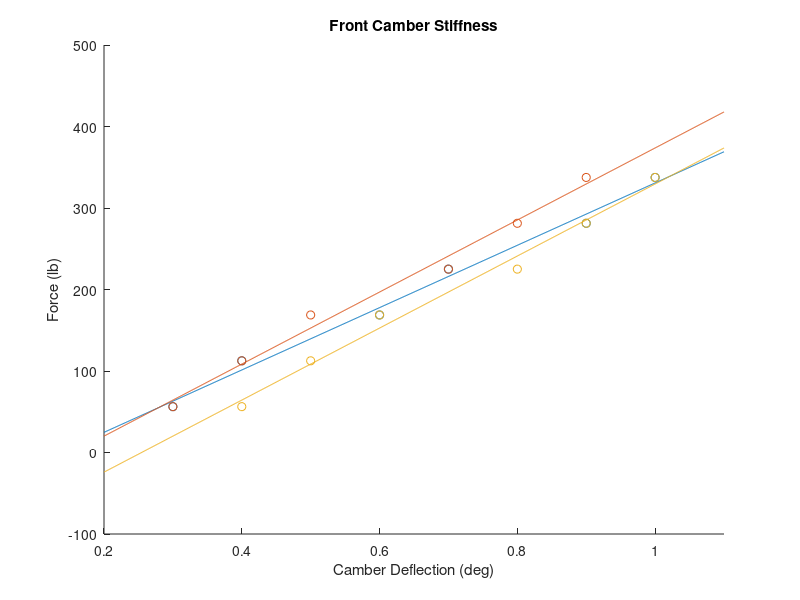
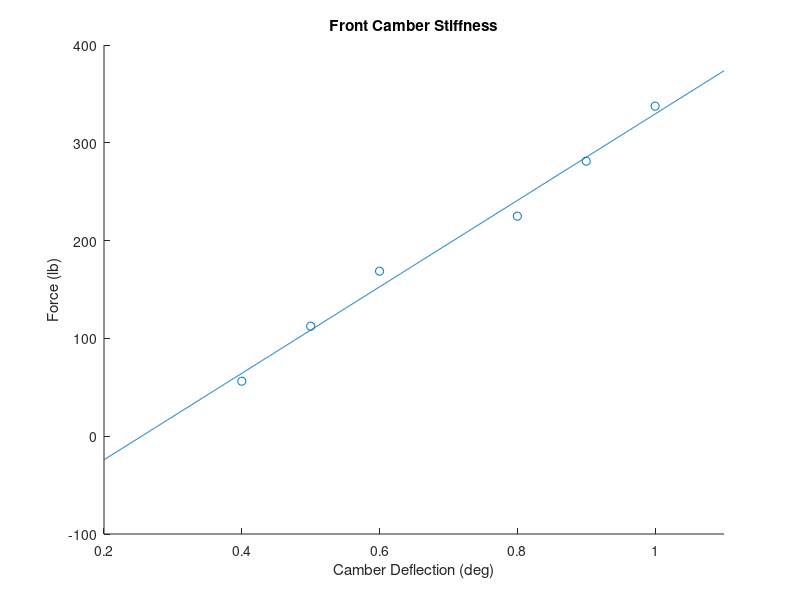
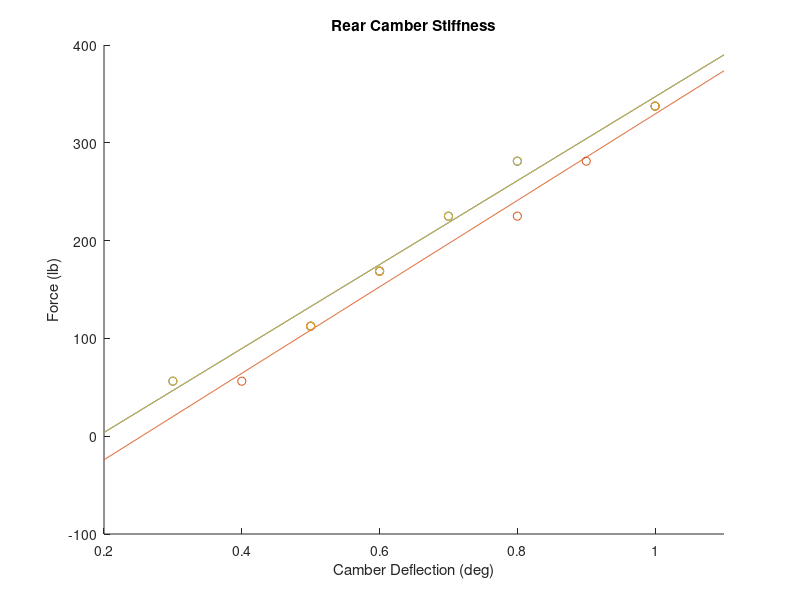
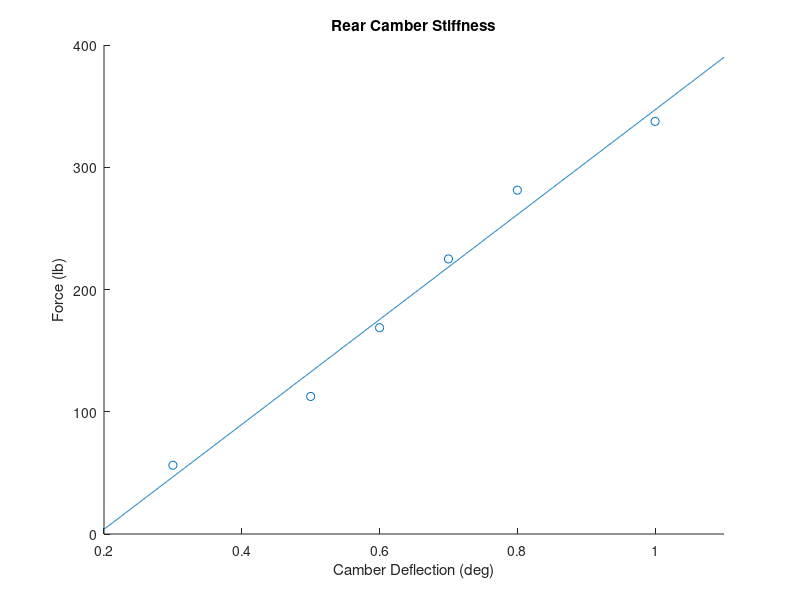

Here is the MATLAB script that generated these plots, in order:
clear all;close all;clc

%% Front Camber

% columns: force (lb), dial indicator, camber gauge (deg)
front_camber = {[50	0.069	0.3
100	0.111	0.4
150	0.142	0.6
200	0.19	0.7
250	0.21	0.9
300	0.24	1],...
[50	0.085	0.3
100	0.11	0.4
150	0.149	0.5
200	0.181	0.7
250	0.214	0.8
300	0.242	0.9],...
[50	0.08	0.4
100	0.124	0.5
150	0.14	0.6
200	0.171	0.8
250	0.2	0.9
300	0.22	1]};

moment_arm = 9; % in
tire_radius = 8; % in

figure
for i = 1:3
    force = front_camber{i}(:,1); % lb
    moment = force*moment_arm; % in-lb
    tire_force = moment/tire_radius; % lb
    
    camber = front_camber{i}(:,3); % deg
    scatter(camber,tire_force)    
    x = linspace(0.2,1.1,1000);
    
    p = polyfit(camber,tire_force,1);
    y = polyval(p,x);
    
    stiffness(i) = p(1);
    
    hold on
    plot(x,y)
    xlabel('Camber Deflection (deg)')
    ylabel('Force (lb)')
    title('Front Camber Stiffness')
    %legend(['Stiffness = ' num2str(round(stiffness(i),0)) ' (lb/deg)'],'Location','Northwest')
    xlim([min(x) max(x)])
end

figure
scatter(camber,tire_force)
hold on
plot(x,y)
xlabel('Camber Deflection (deg)')
ylabel('Force (lb)')
title('Front Camber Stiffness')
%legend(['Stiffness = ' num2str(round(stiffness(i),0)) ' (lb/deg)'],'Location','Northwest')
xlim([min(x) max(x)])

average_front_camber_stiffness = mean(stiffness) %lb/deg
front_lateral_force = 471; % front, 2G, 0.5 LLTD
front_camber_compliance = front_lateral_force/(2*mean(stiffness)) % deg/g

%% Rear Camber

% columns: force (lb), dial indicator, camber gauge (deg)
rear_camber = {[50	0.3
100	0.5
150	0.6
200	0.7
250	0.8
300	1],...
[50	0.4
100	0.5
150	0.6
200	0.8
250	0.9
300	1],...
[50	0.3
100	0.5
150	0.6
200	0.7
250	0.8
300	1]};

moment_arm = 9; % in
tire_radius = 8; % in

figure
for i = 1:3
    force = rear_camber{i}(:,1); % lb
    moment = force*moment_arm; % in-lb
    tire_force = moment/tire_radius; % lb
    
    camber = rear_camber{i}(:,2); % deg
    scatter(camber,tire_force)    
    x = linspace(0.2,1.1,1000);
    
    p = polyfit(camber,tire_force,1);
    y = polyval(p,x);
    
    stiffness(i) = p(1);
    
    hold on
    plot(x,y)
    xlabel('Camber Deflection (deg)')
    ylabel('Force (lb)')
    title('Rear Camber Stiffness')
    %legend(['Stiffness = ' num2str(round(stiffness(i),0)) ' (lb/deg)'],'Location','Northwest')
    xlim([min(x) max(x)])
end

figure
scatter(camber,tire_force)
hold on
plot(x,y)
xlabel('Camber Deflection (deg)')
ylabel('Force (lb)')
title('Rear Camber Stiffness')
%legend(['Stiffness = ' num2str(round(stiffness(i),0)) ' (lb/deg)'],'Location','Northwest')
xlim([min(x) max(x)])

average_rear_camber_stiffness = mean(stiffness) %lb/deg

rear_lateral_force = 516; % rear, 2G, 0.5 LLTD
rear_camber_compliance = rear_lateral_force/(2*mean(stiffness)) % deg/g

%% Front Toe Compliance

% columns: force (lb), dial indicator, calculated toe angle
front_toe = {[13	0.04	0.4365434961
20	0.078	0.8512829012
30	0.12	1.309731879
40	0.15	1.637245078
50	0.17	1.855616281
60	0.19	2.074014453],...
[10	0.025	0.2728380764
20	0.045	0.4911126953
30	0.08	0.8731123366
40	0.14	1.528068595
50	0.174	1.899293656
60	0.205	2.237832694],...
[10	0.015	0.1637024499
20	0.055	0.6002524797
30	0.085	0.9276864863
40	0.115	1.255150796
50	0.165	1.801021077
60	0.19	2.074014453]};

moment_arm = 9; % in

figure
for i = 1:3
    force = front_toe{i}(:,1); % lb
    moment = force*moment_arm/12; % ft-lb
    
    toe = front_toe{i}(:,3); % deg
    scatter(toe,moment)    
    x = linspace(0.1,2.2,1000);
    
    p = polyfit(toe,moment,1);
    y = polyval(p,x);
    
    stiffness(i) = p(1);
    
    hold on
    plot(x,y)
    xlabel('Toe Deflection (deg)')
    ylabel('Moment (ft-lb)')
    title('Front Toe Stiffness')
    %legend(['Stiffness = ' num2str(round(stiffness(i),0)) ' (lb/deg)'],'Location','Northwest')
    xlim([min(x) max(x)])
end

figure
scatter(toe,moment)
hold on
plot(x,y)
xlabel('Toe Deflection (deg)')
ylabel('Moment (ft-lb)')
title('Front Toe Stiffness')
%legend(['Stiffness = ' num2str(round(stiffness(i),0)) ' (lb/deg)'],'Location','Northwest')
xlim([min(x) max(x)])

average_front_toe_stiffness = mean(stiffness) %ft-lb/deg

front_aligning_torque = 471/12; % (ft-lb), front, 2G, 0.5 LLTD
front_toe_compliance = front_aligning_torque/(2*mean(stiffness)) % deg/g

%% Rear Toe Compliance

% columns: force (lb), dial indicator, calculated toe angle
rear_toe = {[10	0.011	0.1200483878
20	0.021	0.2291837292
30	0.033	0.3601472714
40	0.041	0.4474573027
50	0.054	0.5893384098
60	0.062	0.6766516012],...
[10	0.009	0.09822138442
20	0.018	0.1964430575
30	0.027	0.2946653079
40	0.038	0.4147159301
50	0.045	0.4911126953
60	0.056	0.6111665714],...
[10	0.008	0.08730788828
20	0.017	0.185529515
30	0.028	0.3055789394
40	0.037	0.4038021698
50	0.049	0.534768373
60	0.056	0.6111665714]};

moment_arm = 9; % in

figure
for i = 1:3
    force = rear_toe{i}(:,1); % lb
    moment = force*moment_arm/12; % ft-lb
    
    toe = rear_toe{i}(:,3); % deg
    scatter(toe,moment)    
    x = linspace(0.1,0.7,1000);
    
    p = polyfit(toe,moment,1);
    y = polyval(p,x);
    
    stiffness(i) = p(1);
    
    hold on
    plot(x,y)
    xlabel('Toe Deflection (deg)')
    ylabel('Moment (ft-lb)')
    title('Rear Toe Stiffness')
    %legend(['Stiffness = ' num2str(round(stiffness(i),0)) ' (lb/deg)'],'Location','Northwest')
    xlim([min(x) max(x)])
end

figure
scatter(toe,moment)
hold on
plot(x,y)
xlabel('Toe Deflection (deg)')
ylabel('Moment (ft-lb)')
title('Rear Toe Stiffness')
%legend(['Stiffness = ' num2str(round(stiffness(i),0)) ' (lb/deg)'],'Location','Northwest')
xlim([min(x) max(x)])

average_rear_toe_stiffness = mean(stiffness) %ft-lb/deg

rear_aligning_torque = 516/12; % (ft-lb), front, 2G, 0.5 LLTD
rear_toe_compliance = rear_aligning_torque/(2*mean(stiffness)) % deg/g





